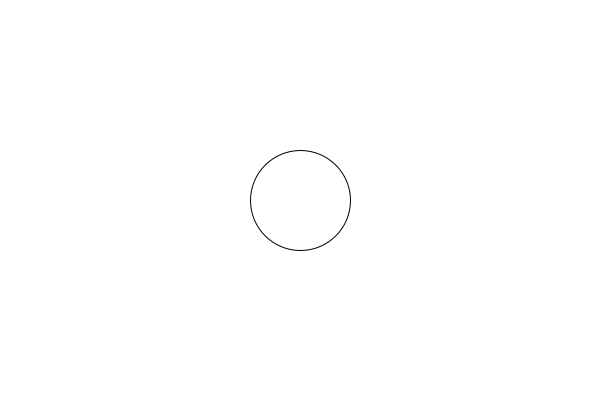
Frame 1 (no input)
Frame 60 (the mouse pressed at the canvas centre just before this capture): identical to frame 1, image omitted
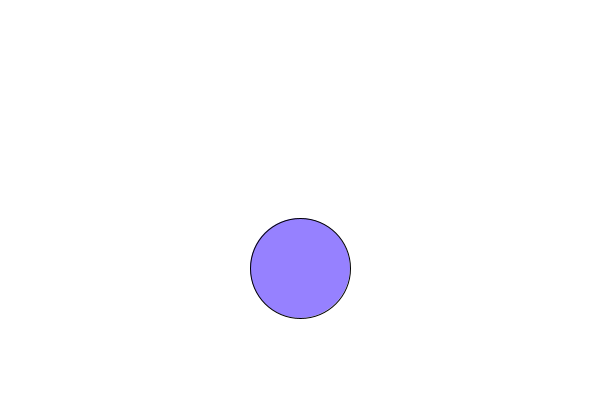
Frame 120 (the mouse held since frame 60 and released just before this capture)

The Processing sketch that drew these frames (run headless with seeded random() and noise(); from frame 60 on, the mouse is pressed at the canvas centre):

// Processing sketch: DRAW
// ── DRAW.pde
int positionY ;
int movementFactor = 4;
int circleDiameter = 100;
boolean isMousePressed = false;
int counterForColor = 0;

void setup(){ 
  size(600,400);
  positionY = height/2;
}

void draw (){
  background(255);

  ellipse(width/2,positionY,circleDiameter,circleDiameter);
  mouseCheckerAndExecute();
  changeColorAtRate();
  







}











        
      
    
    

  
  



  
  

// ── Movement.pde

//FUNCTION THAT MOVES THE CIRCLE UP AND DOWN

void mouseCheckerAndExecute(){
    if(isMousePressed == true){
    if(positionY + circleDiameter/2 > height || (positionY- (circleDiameter/2))  < 0){
      movementFactor = -movementFactor;
      
    }
    positionY += movementFactor;
  }
  
}

//CHECKS FOR MOUSE PRESSED, CHANGES VARIBALE isMousePressed
void mousePressed(){
  isMousePressed = !isMousePressed;
  
  //if(isMousePressed == false){
  //  isMousePressed = true;
  //}else{
  //  isMousePressed = false;
  //}

  
}

//CHANGES CIRCLE COLOR
void changeColorAtRate(){
    if(counterForColor < 60){
    counterForColor++;
  }else{
      fill(random(232),random(500),random(300));
      counterForColor=0;

  }
    
}
